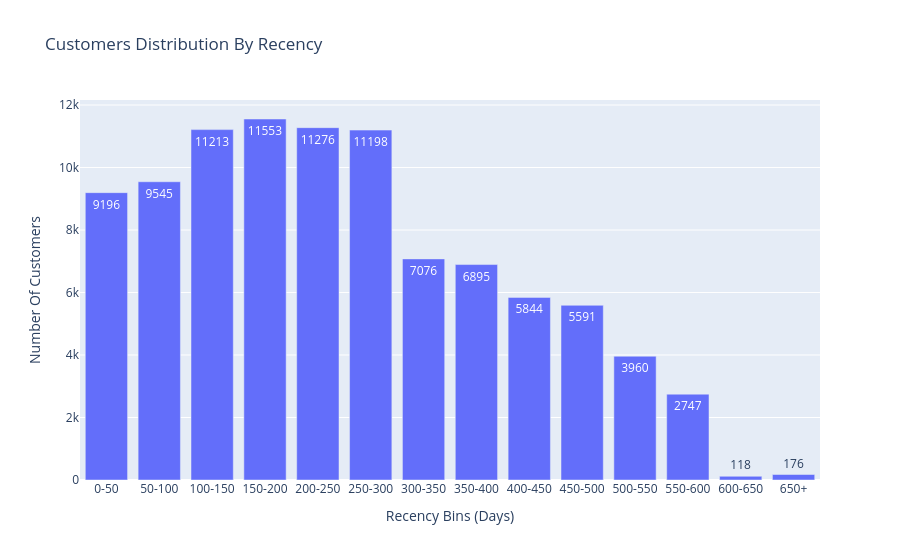

The cell this chart's notebook holds for it:
### Code cell
display(Markdown(f"""
## Recency Analysis Conclusion:

Recency measures how long it has been since a customer’s **most recent completed purchase.** 

In this analysis:
- Only orders with `delivered` status were considered to ensure revenue realization.
- **Recency** was calculated as the number of days between a customer's latest purchase timestamp and a threshold set as
`DATE(MAX(order_purchase_timestamp), '+10 days')` .i.e. **{recency_table_full['date_threshold'].iloc[0]}**. This approach was 
chosen because the dataset is historical, and using the current date would distort recency values.

- Each customer is recorded once using a `WINDOW FUNCTION` to capture their most recent purchase.

The resulting table `recency_table_full` holds the entire information at a customer level, leaving space for further
segmentation and drill-down analysis when required, `recency_table_full` holds a data of **{recency_table_full.shape[0]}** rows 
and **{recency_table_full.shape[1]}** features, as a glimpse, here is what it looks like: """))
display(recency_table_full.head(5))


display(Markdown(f"""
To improve interpretability, customers were grouped into **50-day recency bins**, allowing the analysis to be performed
at an aggregated level while preserving the underlying customer-level data:
"""))
display(customers_per_bins_labeled_df)

display(Markdown("""
The chart below visualizes the distribution of customers across recency bins, highlighting how customer activity
declines as time since last purchase increases:
"""))
fig.show()
fig.write_image("../plots/Customers_Distribution_By_Recency.png", width=1200, height=600, scale=2)
display(Image(filename="../plots/Customers_Distribution_By_Recency.png"))

### Figure 1 — Plotly figure (JSON) as saved in the notebook; plotly's stock layout.template omitted (floating-point values rounded to 4 significant figures)
{"data": [{"hovertemplate": "Recency Bins (Days)=%{x}<br>Number Of Customers=%{y}<br>text=%{text}<extra></extra>", "legendgroup": "", "marker": {"color": "#636efa", "pattern": {"shape": ""}}, "name": "", "orientation": "v", "showlegend": false, "text": [9196.0, 9545.0, 11210.0, 11550.0, 11280.0, 11200.0, 7076.0, 6895.0, 5844.0, 5591.0, 3960.0, 2747.0, 118.0, 90.0, 176.0], "textposition": "auto", "type": "bar", "x": ["0-50", "50-100", "100-150", "150-200", "200-250", "250-300", "300-350", "350-400", "400-450", "450-500", "500-550", "550-600", "600-650", null, "650+"], "xaxis": "x", "y": [9196, 9545, 11213, 11553, 11276, 11198, 7076, 6895, 5844, 5591, 3960, 2747, 118, 90, 176], "yaxis": "y"}], "layout": {"barmode": "relative", "legend": {"tracegroupgap": 0}, "title": {"text": "Customers Distribution By Recency"}, "xaxis": {"anchor": "y", "domain": [0, 1], "title": {"text": "Recency Bins (Days)"}}, "yaxis": {"anchor": "x", "domain": [0, 1], "title": {"text": "Number Of Customers"}}}}
